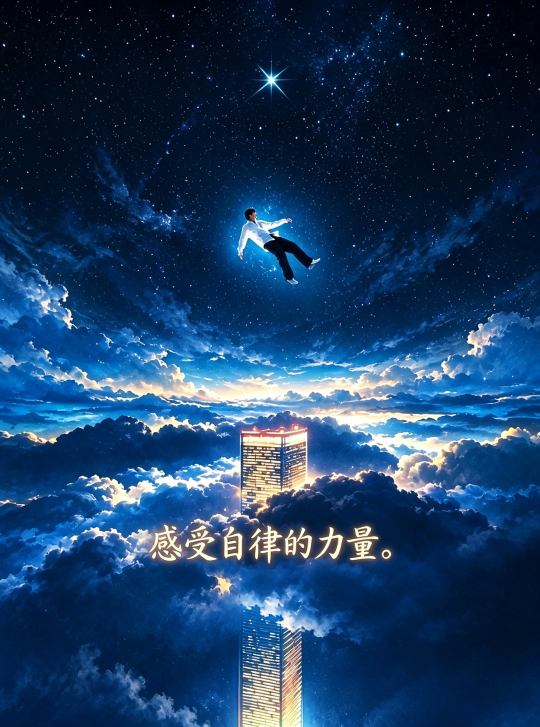
#> input picture assets/splash.jpg, 1080 x 1453 px (shown at 1/2 size)
$ python make_icon.py ../assets/splash.jpg out.png
#> lines starting #> are read from the running program, lines starting #| are printed output that depends on the picture
"""Remove a white background and crop the largest subject from an input image.

Usage: python tools/make_icon.py <source-image> [output-image]
Requires Pillow (PIL).
"""
from PIL import Image
from collections import deque
from pathlib import Path
import sys

ROOT = Path(__file__).resolve().parents[1]
if len(sys.argv) < 2:
    raise SystemExit('Usage: python tools/make_icon.py <source-image> [output-image]')
SRC = Path(sys.argv[1]).resolve()
OUT = Path(sys.argv[2]).resolve() if len(sys.argv) > 2 else ROOT / 'assets' / 'k_icon_clean.png'

im = Image.open(SRC).convert('RGB')
#> im is the input picture: PIL image 1080x1453 RGB; mean R, G, B 26.8, 60.5, 98.3
W, H = im.size
#> W = 1080; H = 1453

# --- 缩小到 256 做连通分量 ---
S = 256
small = im.resize((S, S))
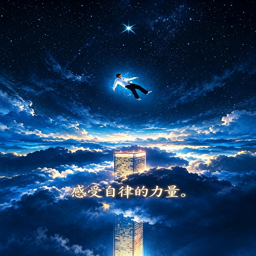
#> small: PIL image 256x256 RGB; mean R, G, B 26.8, 60.5, 98.3
spx = small.load()

def is_bg(r, g, b):
    return r > 238 and g > 238 and b > 238

# 二值化 + BFS 连通分量
grid = [[0]*S for _ in range(S)]
for y in range(S):
    for x in range(S):
        r, g, b = spx[x, y]
        if not is_bg(r, g, b):
            grid[y][x] = 1
#> after the loop, grid = 256 items

visited = [[False]*S for _ in range(S)]
best = None  # (size, minx, miny, maxx, maxy)
for sy in range(S):
    for sx in range(S):
        if grid[sy][sx] and not visited[sy][sx]:
            q = deque([(sx, sy)])
            visited[sy][sx] = True
            comp = []
            while q:
                x, y = q.popleft()
                comp.append((x, y))
                for dx, dy in ((1,0),(-1,0),(0,1),(0,-1)):
                    nx, ny = x+dx, y+dy
                    if 0 <= nx < S and 0 <= ny < S and grid[ny][nx] and not visited[ny][nx]:
                        visited[ny][nx] = True
                        q.append((nx, ny))
            if len(comp) > 500:
                xs = [p[0] for p in comp]; ys = [p[1] for p in comp]
                bbox = (min(xs), min(ys), max(xs), max(ys))
                if best is None or len(comp) > best[0]:
                    best = (len(comp),) + bbox

size, cminx, cminy, cmaxx, cmaxy = best
print('main component:', best)

# 映射回原图坐标,加 3% 边距
scale = W / S
#> scale = 4.22
pad = 0.03 * (cmaxx - cminx)
x0 = max(0, int((cminx - pad) * scale))
#> x0 = 0
y0 = max(0, int((cminy - pad) * scale))
#> y0 = 0
x1 = min(W, int((cmaxx + pad) * scale))
#> x1 = 1080
y1 = min(H, int((cmaxy + pad) * scale))
#> y1 = 1108
print('crop box:', (x0, y0, x1, y1))
#| crop box: (0, 0, 1080, 1108)

crop = im.crop((x0, y0, x1, y1)).convert('RGBA')
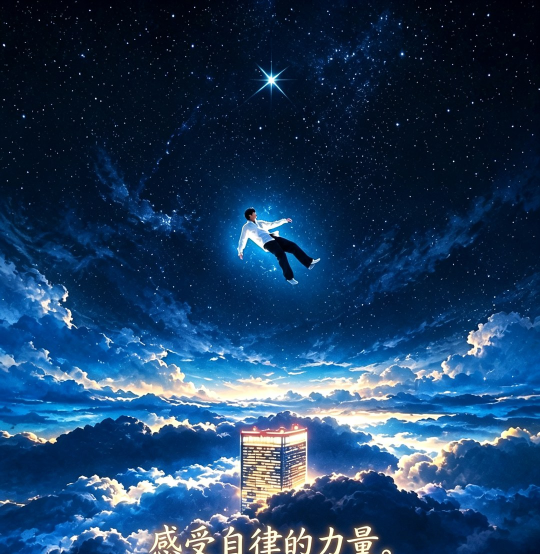
#> crop: PIL image 1080x1108 RGBA (shown at 1/2 size); mean R, G, B, A 29.1, 61.8, 97.4, 255
cpx = crop.load()
cw, ch = crop.size
#> cw = 1080; ch = 1108
# 白色 -> 透明;边缘轻微羽化
for y in range(ch):
    for x in range(cw):
        r, g, b, a = cpx[x, y]
        if r > 238 and g > 238 and b > 238:
            cpx[x, y] = (r, g, b, 0)
        else:
            # 半白边缘 -> 降低 alpha
            m = min(r, g, b)
            if m > 200:
                cpx[x, y] = (r, g, b, max(0, 255 - (m - 200) * 3))

import os
OUT.parent.mkdir(parents=True, exist_ok=True)
crop.save(OUT)
print('saved:', OUT, crop.size)
#| saved: tools/out.png (1080, 1108)
